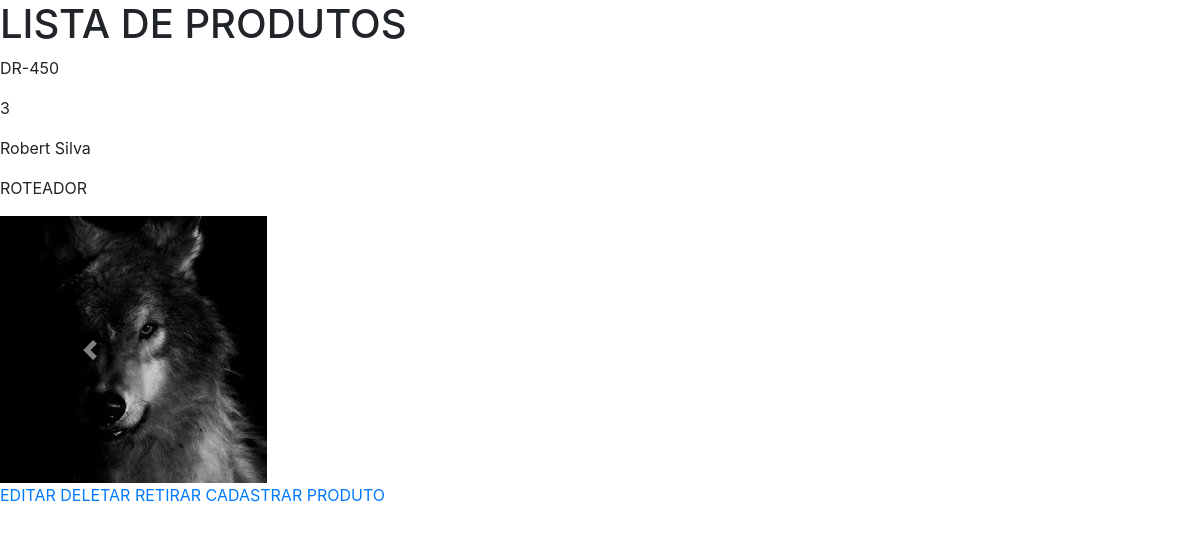
The app's page /produtoList/ (signed in) with its own data.
### core/models.py (models this page shows, shortened)
class Produto(models.Model):
    modelo = models.CharField('Nome', max_length=30, blank=False)
    quantidade = models.IntegerField('Quantidade', blank=False)
    fotoUm = models.ImageField('Foto', upload_to='fotosProduto', blank=False)
    fotoDois = models.ImageField('Foto', upload_to='fotosProduto', blank=True)
    fotoTres = models.ImageField('Foto', upload_to='fotosProduto', blank=True)
    fotoQuatro = models.ImageField(
        'Foto', upload_to='fotosProduto', blank=True)
    fotoCinco = models.ImageField('Foto', upload_to='fotosProduto', blank=True)
    fornecedor = models.ForeignKey(Fornecedor, on_delete=models.CASCADE)
    equipamento = models.ForeignKey(TipoProduto, on_delete=models.CASCADE)

class Fornecedor(models.Model):
    nome = models.CharField('Nome', max_length=100, blank=False)
    cnpj = CNPJField(masked=True, blank=False)
    telefone = models.IntegerField('Telefone', blank=False)
    codigoPostal = models.IntegerField('CEP', blank=False)
    emailFornecedor = models.EmailField('Email', max_length=100, blank=False)
    fotoFornecedor = models.ImageField(
        'Foto', upload_to='fornecedoresImg', null=True)
    def __str__(self):
        return self.nome

class TipoProduto(models.Model):
    nome = models.CharField('Nome', max_length=20, blank=False)
    def __str__(self):
        return self.nome

### core/views.py (the view)
# urls.py: path('produtoList/', produto_lista, name='list_produto'),
@login_required
def produto_lista(request):
    prod = Produto.objects.all()
    contexto = {
        'list_produto': prod
    }
    return render(request, 'produto_lista.html', contexto)

### templates/produto_lista.html (shortened to what this page needs)
<!DOCTYPE html>
<html lang="en">
  <head>
    <link rel="stylesheet" href="https://cdn.jsdelivr.net/npm/bootstrap@4.0.0/dist/css/bootstrap.min.css">
  </head>
  <body>
    <h1>LISTA DE PRODUTOS</h1>
    {% for prod in list_produto %}
    <p>{{prod.modelo}}</p>
    <p>{{prod.quantidade}}</p>
    <p>{{prod.fornecedor}}</p>
    <p>{{prod.equipamento}}</p>
    <div id="carouselExampleIndicators" class="carousel slide" data-ride="carousel">
        <ol class="carousel-indicators">
          <li data-target="#carouselExampleIndicators" data-slide-to="0" class="active"></li>
        </ol>
        <div class="carousel-inner">
          <div class="carousel-item active">
            <img class="h-100 w-20" src="/media/{{prod.fotoUm}}">
          </div>
        </div>
        <a class="carousel-control-prev" href="#carouselExampleIndicators" role="button" data-slide="prev">
          <span class="carousel-control-prev-icon" aria-hidden="true"></span>
        </a>
        <a class="carousel-control-next" href="#carouselExampleIndicators" role="button" data-slide="next">
          <span class="carousel-control-next-icon" aria-hidden="true"></span>
        </a>
      </div>
    <a href="{% url 'edit_produto' prod.id %}">EDITAR</a>
    <a href="{% url 'del_produto' prod.id %}">DELETAR</a>
    <a href="{% url 'retiradas' prod.id %}">RETIRAR</a>
    {% empty %}
    <p>Nenhum produto cadastrado</p>
    {% endfor %}
    <a href="{% url 'cad_produto' %}">CADASTRAR PRODUTO</a>
  </body>
</html>

### records on screen
Produto: modelo "DR-450", quantidade "3", fornecedor "Robert Silva", equipamento "ROTEADOR", fotoUm (picture)
